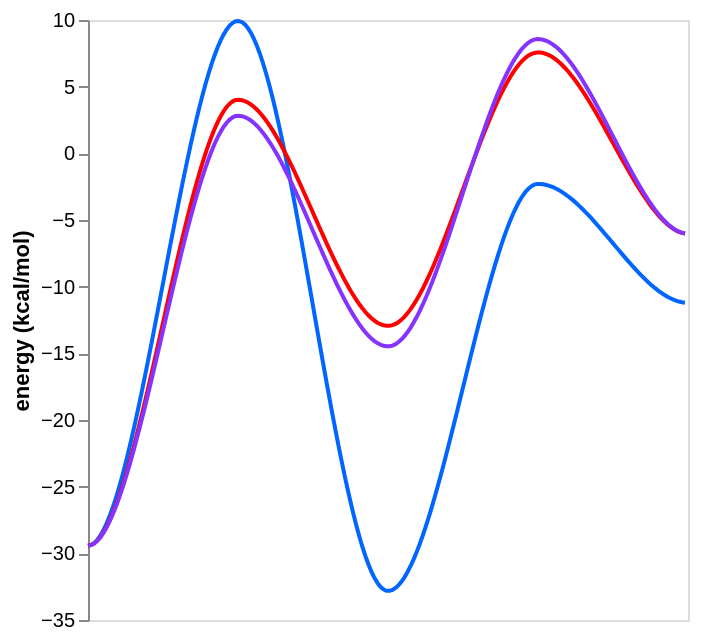

Notebook source saved alongside this figure:
### Code cell
from autochem.util import plot

root_key = 0
leaf_keys = [15, 17]

node_paths = mess.surf.node_paths_from_source(surf, root_key, leaf_keys=leaf_keys)

mess.surf.plot_paths(
    surf,
    node_paths,
    colors=colors,
    stack_nodes=[[1, 3, 4]],
    label=False,
)

### Figure 1 — Vega-Lite specification as saved in the notebook (floating-point values rounded to 4 significant figures; data arrays with more than 128 entries replaced by an {"elided": "..."} marker saying what was removed)
{"config": {"view": {"continuousWidth": 300, "continuousHeight": 300}, "axis": {"grid": false}}, "data": {"name": "data-23f4f737786983c3aa7036813e10c6ad"}, "mark": {"type": "line"}, "encoding": {"color": {"field": "path", "legend": null, "scale": {"domain": ["0", "1", "2"], "range": ["#8533ff", "#ff0000", "#0066ff", "#ef7810", "#916e6e", "#916e6e", "#916e6e"]}, "type": "nominal"}, "x": {"axis": null, "field": "x", "type": "temporal"}, "y": {"field": "energy", "title": "energy (kcal/mol)", "type": "quantitative"}}, "transform": [{"fold": ["2", "1", "0"], "as": ["path", "energy"]}], "$schema": "https://vega.github.io/schema/vega-lite/v5.20.1.json", "datasets": {"data-23f4f737786983c3aa7036813e10c6ad": {"elided": "200 records"}}}
